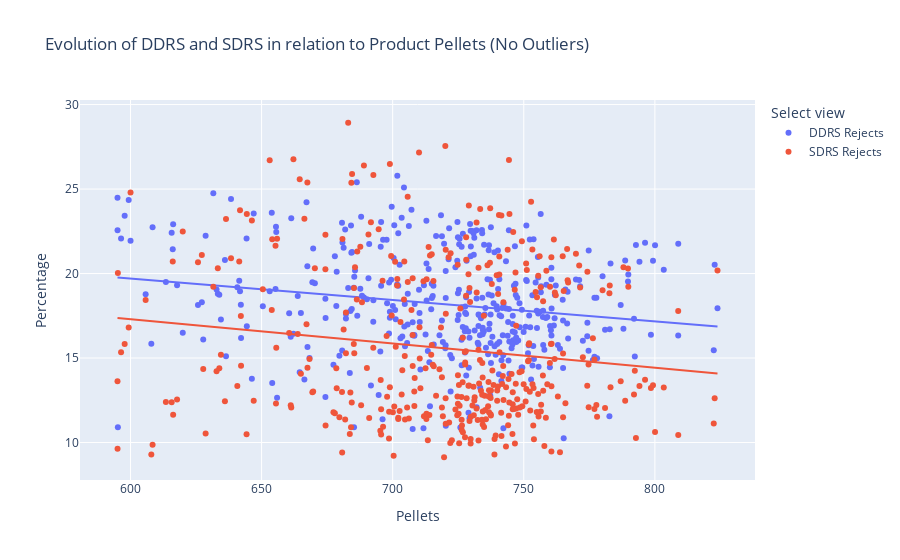

Notebook cell for this chart:
### Code cell
# Função para remover outliers usando o método IQR
def remove_outliers(data, column):
    Q1 = data[column].quantile(0.25)
    Q3 = data[column].quantile(0.75)
    IQR = Q3 - Q1
    lower_bound = Q1 - 1.5 * IQR
    upper_bound = Q3 + 1.5 * IQR
    return data[(data[column] >= lower_bound) & (data[column] <= upper_bound)]

# Remover outliers das colunas relevantes
dados_filtered = remove_outliers(dados, 'Product Pellets')
dados_filtered = remove_outliers(dados_filtered, 'DDRS Rejects/Feed')
dados_filtered = remove_outliers(dados_filtered, 'SDRS Rejects/Feed')

# Extraindo as colunas relevantes do DataFrame filtrado
dates = dados_filtered['Date']
pellets = dados_filtered['Product Pellets']
ddrs_rejects = dados_filtered['DDRS Rejects/Feed']
sdrs_rejects = dados_filtered['SDRS Rejects/Feed']

# Criando DataFrame para Plotly
df_plotly = pd.DataFrame({'Date': dates, 'Pellets': pellets, 'DDRS Rejects': ddrs_rejects * 100, 'SDRS Rejects': sdrs_rejects * 100})

# Criando gráfico interativo com Plotly Express
fig = px.scatter(df_plotly, x='Pellets', y=['DDRS Rejects', 'SDRS Rejects'],
                 labels={'variable': 'Select view', 'value': 'Percentage'},
                 title='Evolution of DDRS and SDRS in relation to Product Pellets (No Outliers)',
                 hover_data=['Date'], trendline='ols')

# Exibindo o gráfico interativo
fig.show()

### Figure 1 — Plotly figure (JSON) as saved in the notebook; plotly's stock layout.template omitted (floating-point values rounded to 4 significant figures; data arrays with more than 128 entries replaced by an {"elided": "..."} marker saying what was removed)
{"data": [{"customdata": {"elided": "400x1 str values"}, "hovertemplate": "Select view=DDRS Rejects<br>Pellets=%{x}<br>Percentage=%{y}<br>Date=%{customdata[0]}<extra></extra>", "legendgroup": "DDRS Rejects", "marker": {"color": "#636efa", "symbol": "circle"}, "mode": "markers", "name": "DDRS Rejects", "orientation": "v", "showlegend": true, "type": "scatter", "x": {"elided": "400 float values"}, "xaxis": "x", "y": {"elided": "400 float values"}, "yaxis": "y"}, {"hovertemplate": "<b>OLS trendline</b><br>value = -0.0126987 * Pellets + 27.3233<br>R<sup>2</sup>=0.035353<br><br>Select view=DDRS Rejects<br>Pellets=%{x}<br>Percentage=%{y} <b>(trend)</b><extra></extra>", "legendgroup": "DDRS Rejects", "marker": {"color": "#636efa", "symbol": "circle"}, "mode": "lines", "name": "DDRS Rejects", "showlegend": false, "type": "scatter", "x": {"elided": "400 float values"}, "xaxis": "x", "y": {"elided": "400 float values"}, "yaxis": "y"}, {"customdata": {"elided": "400x1 str values"}, "hovertemplate": "Select view=SDRS Rejects<br>Pellets=%{x}<br>Percentage=%{y}<br>Date=%{customdata[0]}<extra></extra>", "legendgroup": "SDRS Rejects", "marker": {"color": "#EF553B", "symbol": "circle"}, "mode": "markers", "name": "SDRS Rejects", "orientation": "v", "showlegend": true, "type": "scatter", "x": {"elided": "400 float values"}, "xaxis": "x", "y": {"elided": "400 float values"}, "yaxis": "y"}, {"hovertemplate": "<b>OLS trendline</b><br>value = -0.0143362 * Pellets + 25.8959<br>R<sup>2</sup>=0.021135<br><br>Select view=SDRS Rejects<br>Pellets=%{x}<br>Percentage=%{y} <b>(trend)</b><extra></extra>", "legendgroup": "SDRS Rejects", "marker": {"color": "#EF553B", "symbol": "circle"}, "mode": "lines", "name": "SDRS Rejects", "showlegend": false, "type": "scatter", "x": {"elided": "400 float values"}, "xaxis": "x", "y": {"elided": "400 float values"}, "yaxis": "y"}], "layout": {"legend": {"title": {"text": "Select view"}, "tracegroupgap": 0}, "title": {"text": "Evolution of DDRS and SDRS in relation to Product Pellets (No Outliers)"}, "xaxis": {"anchor": "y", "domain": [0, 1], "title": {"text": "Pellets"}}, "yaxis": {"anchor": "x", "domain": [0, 1], "title": {"text": "Percentage"}}}}
